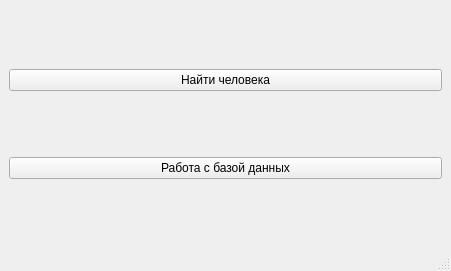
<?xml version="1.0" encoding="UTF-8"?>
<ui version="4.0">
 <class>MainWindow</class>
 <widget class="QMainWindow" name="MainWindow">
  <property name="geometry">
   <rect>
    <x>0</x>
    <y>0</y>
    <width>451</width>
    <height>271</height>
   </rect>
  </property>
  <property name="windowTitle">
   <string>MainWindow</string>
  </property>
  <widget class="QWidget" name="centralwidget">
   <layout class="QVBoxLayout" name="verticalLayout">
    <item>
     <widget class="QPushButton" name="pushButton">
      <property name="text">
       <string>Найти человека</string>
      </property>
     </widget>
    </item>
    <item>
     <widget class="QPushButton" name="pushButton_2">
      <property name="text">
       <string>Работа с базой данных</string>
      </property>
     </widget>
    </item>
   </layout>
  </widget>
  <widget class="QMenuBar" name="menubar">
   <property name="geometry">
    <rect>
     <x>0</x>
     <y>0</y>
     <width>451</width>
     <height>22</height>
    </rect>
   </property>
  </widget>
  <widget class="QStatusBar" name="statusbar"/>
 </widget>
 <resources/>
 <connections/>
</ui>
